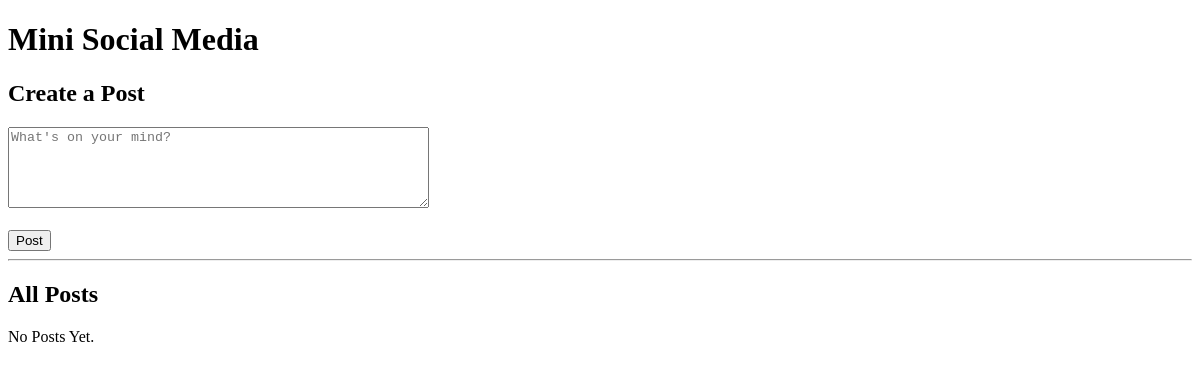
Page /home/ on the earlier database version.
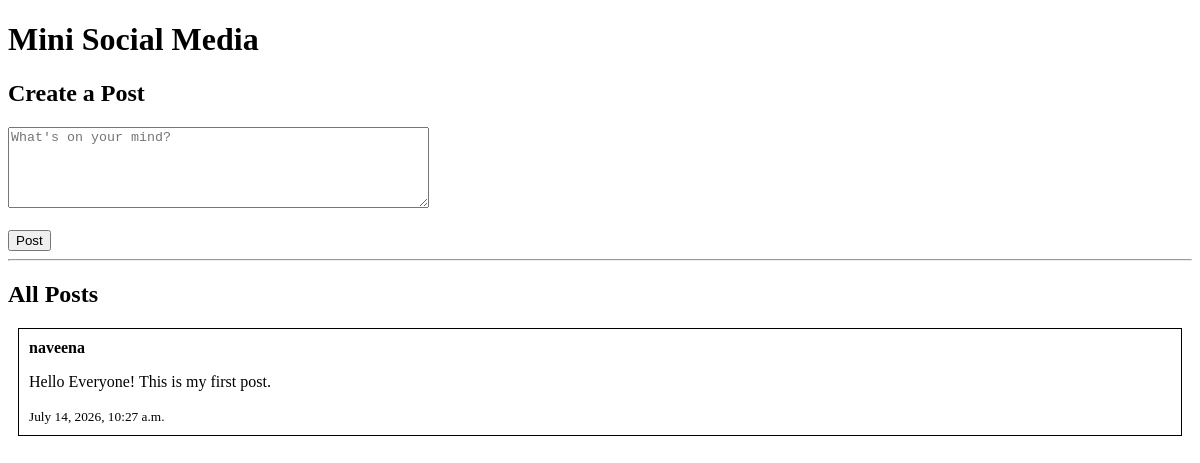
Same page on the later database version.
### posts/models.py (models this page shows, shortened)
class Post(models.Model):
    user = models.ForeignKey(User, on_delete=models.CASCADE)
    content = models.TextField()
    created_at = models.DateTimeField(auto_now_add=True)

### posts/views.py (the view, shortened to what this page needs)
# urls.py: path("home/", home, name="home"),
def home(request):
    posts = Post.objects.all().order_by("-created_at")
    return render(request, "home.html", {"posts": posts})

### templates/home.html (shortened to what this page needs)
<!DOCTYPE html>
<html>
<head>
</head>
<body>
<h1>Mini Social Media</h1>
<h2>Create a Post</h2>
<form method="POST">
    <textarea name="content" rows="5" cols="50"
    placeholder="What's on your mind?"></textarea>
    <br><br>
    <button type="submit">Post</button>
</form>
<hr>
<h2>All Posts</h2>
{% for post in posts %}
<div style="border:1px solid black; padding:10px; margin:10px;">
<b>{{ post.user.username }}</b>
<p>{{ post.content }}</p>
<small>{{ post.created_at }}</small>
</div>
{% empty %}
<p>No Posts Yet.</p>
{% endfor %}
</body>
</html>

Differences in the rows shown:
added Post: user.username "naveena", content "Hello Everyone! This is my first post.", created_at "July 14, 2026, 10:27 a.m."
Other differences:
text no longer shown: "No Posts Yet."
